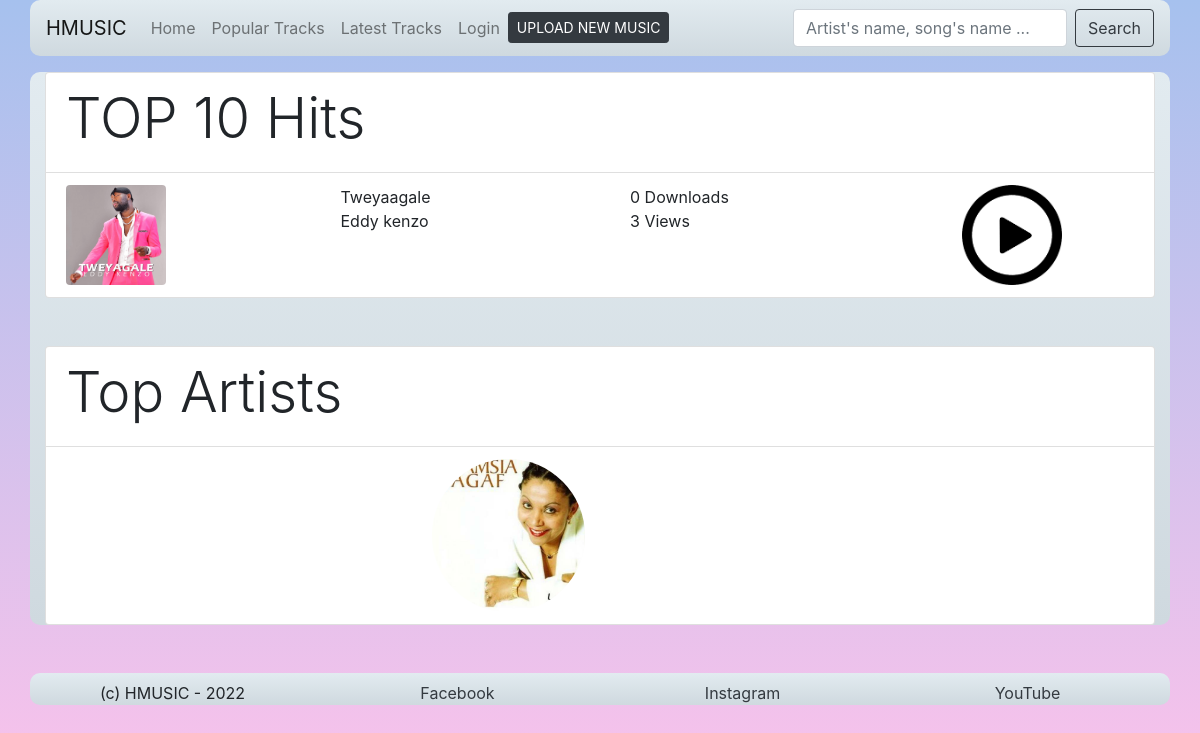
/, run on an earlier commit of the app's database.
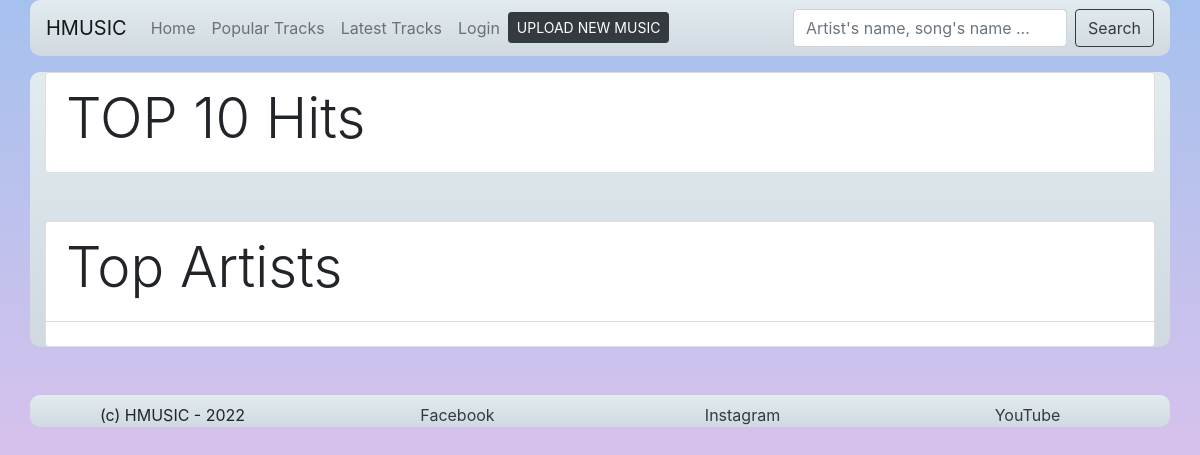
And on a later commit of the database.
### tables this page shows
CREATE TABLE `artist` (
  `artist_id` int(11) NOT NULL,
  `artist_name` varchar(45) NOT NULL,
  `artist_biography` text NOT NULL,
  `artist_details` varchar(45) NOT NULL,
  `artist_photo` text NOT NULL
);

CREATE TABLE `songs` (
  `song_id` int(11) NOT NULL,
  `song_mp3` text NOT NULL,
  `song_photo` text NOT NULL,
  `song_date` text NOT NULL,
  `aritst_id` int(11) NOT NULL,
  `song_name` varchar(255) NOT NULL,
  `upload_by` int(11) NOT NULL
);

### files/functions.php (called while the page is built, shortened)
<?php
function get_top_songs($conn){
	$songs = get_all_songs($conn);
	$_songs = array( );
	foreach ($songs as $key => $song) {
		$song['view_count'] = get_song_views($conn,$song['song_id']);
		$song['download_count'] = get_song_downloads($conn,$song['song_id']);
		array_push($_songs, $song);
	}
	for($j = 0; $j < (count($_songs) - 1);$j++) {
		for($i = 0; $i < (count($_songs) - 1);$i++) {
			if($_songs[$i]['view_count'] < $_songs[$i+1]['view_count']){
				$temp = $_songs[$i];
				$_songs[$i] = $_songs[$i+1];
				$_songs[$i+1] = $temp;
			}
		}
	}
 	return $_songs;
}
function get_song_downloads($conn,$song_id){
	$sql = "SELECT count(download_id) AS download FROM downloads WHERE song_id = {$song_id}";
 	$res = $conn->query($sql);
  	$data = $res->fetch_assoc();
  	return $data['download'];
}
function get_song_views($conn,$song_id){
	$sql = "SELECT count(view_id) AS view_count  FROM views WHERE song_id = {$song_id}";
 	$res = $conn->query($sql);
  	$data = $res->fetch_assoc();
  	return $data['view_count'];
}
function get_all_songs($conn,$upload_by = ""){
	if(strlen($upload_by) > 0){
		$sql = "SELECT * FROM artist,songs
				WHERE
					songs.aritst_id = artist.artist_id AND
					songs.upload_by = {$upload_by}
				ORDER BY artist_name ASC";
	}else{
		$sql = "SELECT * FROM artist,songs
				WHERE
					songs.aritst_id = artist.artist_id
				ORDER BY artist_name ASC";
	}
 	$res = $conn->query($sql);
 	$songs = array();
  	while ($data = $res->fetch_assoc()) {
  		array_push($songs, $data);
 	}
 	return $songs;
}
function get_all_artists($conn){
	$sql = "SELECT * FROM artist ORDER BY artist_name ASC";
 	$res = $conn->query($sql);
 	$artists = array();
  	while ($data = $res->fetch_assoc()) {
  		array_push($artists, $data);
 	}
 	return $artists;
}

### index.php (the view, shortened to what this page needs)
<?php
include 'files/functions.php';
require_once("files/header.php");
$top_songs = get_top_songs($conn);
?>
<div class="container">
	<ul class="list-group mt-md-3">
	  <li class="list-group-item">
	  	<h2 class="display-4">TOP 10 Hits</h2>
	  </li>
	  <?php $i = 0; foreach ($top_songs as $key => $s):
	  ?>
	  		  <li class="list-group-item">
			  	<div class="row">
			  		<div class="col">
			  			<img class="img-fluid rounded" width="100" src="uploads/<?php echo $s['song_photo']; ?>" alt="">
			  		</div>
			  		<div class="col">
			  			<div class="row">
			  				<div class="col-12">
			  					<?php echo $s['song_name']; ?>
			  				</div>
			  				<div class="col-12">
			  					<?php echo $s['artist_name']; ?>
			  				</div>
			  			</div>
			  		</div>
			  		<div class="col">
			 		<div class="col">
				  			<div class="row">
				  				<div class="col-12">
				  					<?php echo $s['download_count']; ?> Downloads
				  				</div>
				  				<div class="col-12">
				  					<?php echo $s['view_count']; ?> Views
				  				</div>
				  			</div>
				  		</div>
			  		</div>
			  		<div class="col text-center">
			  			<a href="play.php?song=<?php echo($s['song_id']); ?>" title=""><img width="100" src="img/play.png" alt=""></a>
			  		</div>
			  	</div>
			  </li>
	  <?php endforeach ?>
	</ul>
	<ul class="list-group  mt-5 mb-5">
	  <li class="list-group-item">
		<h2 class="display-4">Top Artists</h2>
	  </li>
	 <li class="list-group-item">
	 <div class="row">
	  	<?php
		  	$all_artists = get_all_artists($conn);
	  		$i = 0;
	  		foreach ($all_artists as $key => $a):
		  	if($i>5)
		  		break;
		  	$i++; ?>
			 	<div class="col-6 col-md-2 rounded ">
			 		<a href="artist.php?artist_id=<?= $a['artist_id'] ?>" title="<?= $a['artist_name'] ?>"><img class="img-fluid rounded-circle"   src="uploads/<?php echo $a['artist_photo']; ?>" alt=""></a>
			 	</div>
	 	<?php endforeach ?>
	 </div>
	</li>
	</ul>
</div>
<?php require_once("files/footer.php"); ?>

### files/header.php (shortened to what this page needs)
<!DOCTYPE html>
<html>
<head>
	<link rel="stylesheet" type="text/css" href="css/bootstrap.css">
</head>
<body>
	<nav class="navbar navbar-expand-lg navbar-light bg-light container">
	  <a class="navbar-brand" href="index.php">HMUSIC</a>
	  <div class="collapse navbar-collapse" id="navbarSupportedContent">
	    <ul class="navbar-nav mr-auto">
	      <li class="nav-item">
	        <a class="nav-link" href="index.php">Home</a>
	      </li>
	      <li class="nav-item">
	        <a class="nav-link" href="popular_tracks.php">Popular Tracks</a>
	      </li>
	      <li class="nav-item">
	        <a class="nav-link" href="latest_tracks.php">Latest Tracks</a>
	      </li>
	      <li class="nav-item">
	      	<?php if (isset($_SESSION['user'])){ ?>
		        <a class="nav-link" href="my_account.php">My Account</a>
	      	<?php }else{ ?>
		        <a class="nav-link" href="login.php">Login</a>
	      	<?php } ?>
	      </li>
	       <li class="nav-item">
	        <a class="btn btn-dark btn-sm mt-1" href="admin_song_upload.php">UPLOAD NEW MUSIC</a>
	      </li>
	    </ul>
	    <form class="form-inline my-2 my-lg-0" action="search.php" method="post">
	      <input class="form-control mr-sm-2" type="search" placeholder="Artist's name, song's name ..." aria-label="Search" name="search">
	      <button class="btn btn-outline-dark my-2 my-sm-0" type="submit">Search</button>
	    </form>
	  </div>
	</nav>

### files/footer.php
	<div class="container">
		<footer class="border-dark row mt-3 mt-md-5 pt-2">
			<div class="col-md-3  text-center">
				(c) HMUSIC - 2022
			</div>
			<div class="col-md-3  text-center text-dark">
				<a target="blank" href="https://www.facebook.com/profile.php?id=100088122387901" title="" class="text-dark">Facebook</a>
			</div>
			<div class="col-md-3  text-center text-dark">
				<a target="blank" href="https://www.instagram.com/" title="" class="text-dark">Instagram</a>
			</div>
			<div class="col-md-3 text-center">
				<a target="blank" href="https://www.youtube.com/channel/UCpc8m3qvHdO01KpcqgHKUog" title="" class="text-dark">YouTube</a>
			</div>
		</footer>
	</div>
</body>
</html>

### files/header.php (style rules this page uses)
body { background-image: linear-gradient(to top, #fbc2eb 0%, #a6c1ee 100%); background-repeat: no-repeat; background-size: cover; background-attachment: fixed; }
.container { background-image: linear-gradient(to top, #cfd9df 0%, #e2ebf0 100%); border-radius: 10px; }

What changed in the data, as far as the page shows it:
removed artist: songs.song_photo (placeholder picture), songs.song_name "Tweyaagale", artist_name "Eddy kenzo", download_count "0", view_count "3"
removed artist: artist_photo (picture), shown under "Top Artists"
